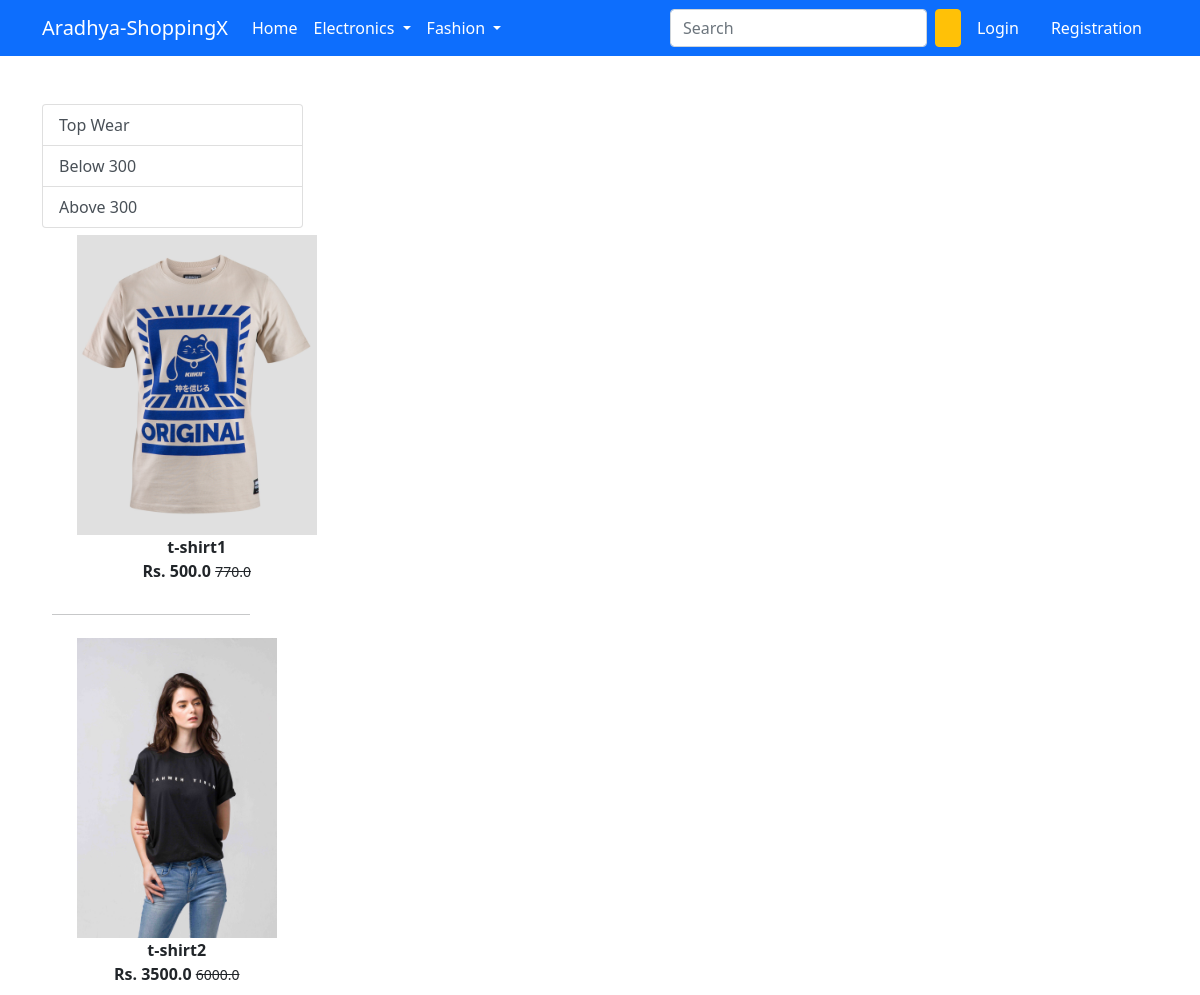
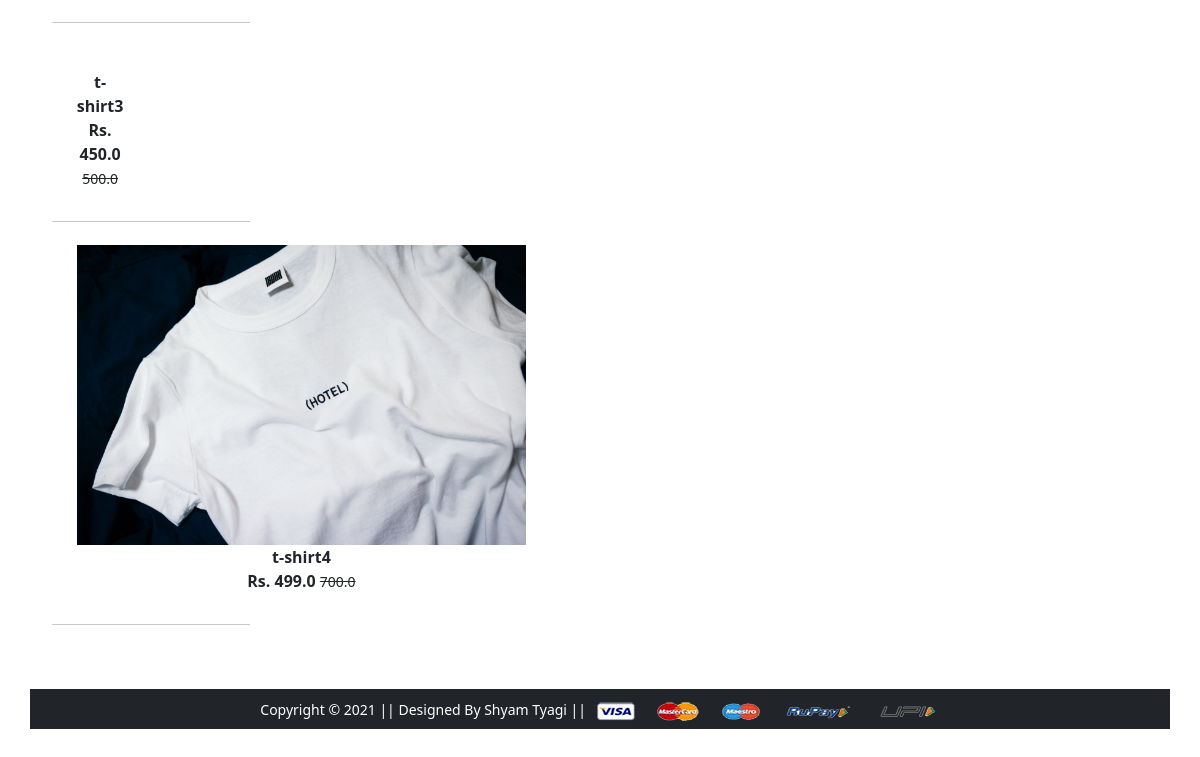
Screenshot of /topwear/ with the database file from the repository (2 pictures, top to bottom).
### app/models.py (models this page shows, shortened)
class Product(models.Model):
    title = models.CharField(max_length=100)
    selling_price = models.FloatField()
    discounted_price = models.FloatField()
    description = models.TextField()
    brand = models.CharField(max_length=100)
    category = models.CharField(choices=CATEGORY_CHOICES,max_length=2)
    product_image = models.ImageField(upload_to='productimg')

### app/views.py (the view)
# urls.py: path('topwear/', views.topwear, name='topwear'),
def topwear(request,data=None):
 if data==None:
  topwears = Product.objects.filter(category='TW')
 elif data=='below':
  topwears = Product.objects.filter(category='TW').filter(discounted_price__lte=300)
 elif data=='above':
  topwears = Product.objects.filter(category='TW').filter(discounted_price__gte=300)
 return render(request, 'app/top_wear.html',{'topwears':topwears})

### app/templates/app/top_wear.html (shortened to what this page needs)
{% extends 'app/base.html' %}
{% load static %}
{% block main-content %}
<div class="container my-5">
 <div class="row">
  <div class="col-sm-3">
   <div class="list-group">
    <a href="{% url 'topwear' %}"
       class="list-group-item list-group-item-action"
       aria-current="true">Top Wear</a>
    <a href="{% url 'topweardata' 'below' %}"
       class="list-group-item list-group-item-action"
       aria-current="true">Below 300</a>
    <a href="{% url 'topweardata' 'above' %}"
       class="list-group-item list-group-item-action"
       aria-current="true">Above 300</a>
  </div>
  <div class="col-sm-8 offset-sm-1">
   <div class="row">
    {% for product in topwears %}
    <div class="col-sm-4 text-center mb-4">
     <a href="{% url 'product-detail' product.id %}" class="btn">
      <div class="item">
       <img src="{{product.product_image.url}}" alt="" height="300" class="">
       <div class="fw-bold">{{product.title}}</div>
       <div class="fw-bold">Rs. {{product.discounted_price}}
        <small class="fw-light text-decoration-line-through">
        {{product.selling_price}}</small>
       </div>
      </div>
     </a>
    </div><hr>
    {% endfor %}
  </div>
 </div>
</div>
{% endblock main-content %}

### rows the page displays
Product: product_image (picture), title "t-shirt1", discounted_price "500.0", selling_price "770.0"
Product: product_image (picture), title "t-shirt2", discounted_price "3500.0", selling_price "6000.0"
Product: title "t-shirt3", discounted_price "450.0", selling_price "500.0"
Product: product_image (picture), title "t-shirt4", discounted_price "499.0", selling_price "700.0"
